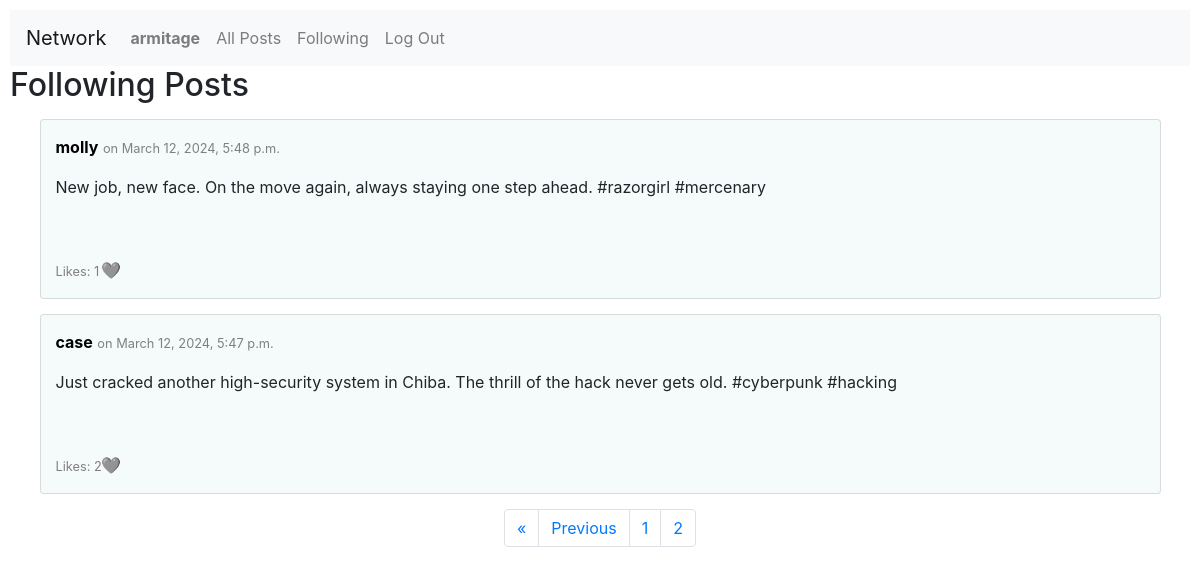
The page /following?page=2 (signed in) on the database its author committed.
### network/models.py (models this page shows, shortened)
class User(AbstractUser):
    pass

class Post(models.Model):
    user = models.ForeignKey(User, on_delete=models.CASCADE, related_name="posts")
    date = models.DateTimeField(auto_now_add=True)
    content = models.TextField()
    def likers(self):
        return User.objects.filter(likers__post=self)

### network/views.py (the view)
# urls.py: path("following", views.following, name="following"),
@login_required
def following(request):
    try:
        followed_users = User.objects.filter(followers__follower=request.user)
    except:
        followed_users = None
    try:
        posts = Post.objects.all().filter(user__in=followed_users).order_by('-date')
        post_paginator = Paginator(posts, 10)
        page_num = request.GET.get('page')
        page = post_paginator.get_page(page_num)
        iterator = range(1,page.paginator.num_pages+1)
        max_page = max(iterator)
    except:
        page = None
    return render(request, "network/following.html", {
        "page": page,
        "iterator": iterator,
        "max_page": max_page
    })

### network/templates/network/following.html (shortened to what this page needs)
{% extends "network/layout.html" %}
{% block body %}
    <h2>Following Posts</h2>
    {% for post in page.object_list %}
        <div class="card">
            <p><b><a href="{% url 'profile' post.user.username %}" style="color: black;">{{ post.user }}</a></b> <small>on {{ post.date }}</small></p>
            <p>{{ post.content }}</p>
            <div id="{{ post.id }}">
                <p class="likes"><small>Likes: {{ post.likes.count }}</small></p>
            </div>
            {% if user.is_authenticated %}
                {% if user in post.likers  %}
                    <p class="like-button" onclick="update_likes('{{post.id}}', this)">❤️</p>
                {% else %}
                    <p class="like-button" onclick="update_likes('{{post.id}}', this)">🩶</p>
                {% endif %}
            {% endif %}
        </div>
    {% empty %}
        <div class="card">
            No posts yet.
        </div>
    {% endfor %}
    <nav class="pagination-menu">
        <ul class="pagination">
            {% if page.has_previous %}
                <li class="page-item"><a class="page-link" href="?page=1">&laquo;</a></li>
                <li class="page-item"><a class="page-link" href="?page={{ page.previous_page_number }}">Previous</a></li>
            {% endif %}
            {% if max_page > 1 %}
                {% for n in iterator %}
                    <li class="page-item"><a class="page-link" href="?page={{ n }}">{{ n }}</a></li>
                {% endfor %}
            {% endif %}
        </ul>
    </nav>
{% endblock %}

### network/templates/network/layout.html (shortened to what this page needs)
{% load static %}
<!DOCTYPE html>
<html lang="en">
    <head>
        <link rel="stylesheet" href="https://stackpath.bootstrapcdn.com/bootstrap/4.4.1/css/bootstrap.min.css">
        <link href="{% static 'network/styles.css' %}" rel="stylesheet">
    </head>
    <body>
        <nav class="navbar navbar-expand-lg navbar-light bg-light">
            <a class="navbar-brand" href="{% url 'index' %}">Network</a>
            <div>
              <ul class="navbar-nav mr-auto">
                {% if user.is_authenticated %}
                    <li class="nav-item">
                        <a class="nav-link" href="{% url 'profile' username=user.username %}"><strong>{{ user.username }}</strong></a>
                    </li>
                {% endif %}
                <li class="nav-item">
                  <a class="nav-link" href="{% url 'index' %}">All Posts</a>
                </li>
                {% if user.is_authenticated %}
                    <li class="nav-item">
                        <a class="nav-link" href="{% url 'following' %}">Following</a>
                    </li>
                    <li class="nav-item">
                        <a class="nav-link" href="{% url 'logout' %}">Log Out</a>
                    </li>
                {% endif %}
              </ul>
            </div>
          </nav>
        <div class="body">
            {% block body %}
            {% endblock %}
        </div>
    </body>
</html>

### network/static/network/styles.css (style rules this page uses)
body { padding: 10px; }
.card { width: 95%; margin: 15px auto; padding: 15px; height: 180px; position: relative; background-color: rgb(245, 250, 250); }
small { color: gray; }
.likes { position: absolute; bottom: 0; }
.like-button { position: absolute; bottom: 0; left: 60px; }
.pagination-menu { display: flex; justify-content: center; }

### rows shown on the page
User: username "armitage"
Post: user "molly", date "March 12, 2024, 5:48 p.m.", content "New job, new face. On the move again, always staying one step ahead. #razorgirl #mercenary", likes.count "1"
Post: user "case", date "March 12, 2024, 5:47 p.m.", content "Just cracked another high-security system in Chiba. The thrill of the hack never gets old. #cyberpunk #hacking", likes.count "2"

### other values the page prints
{{ n }} "1" "2"
